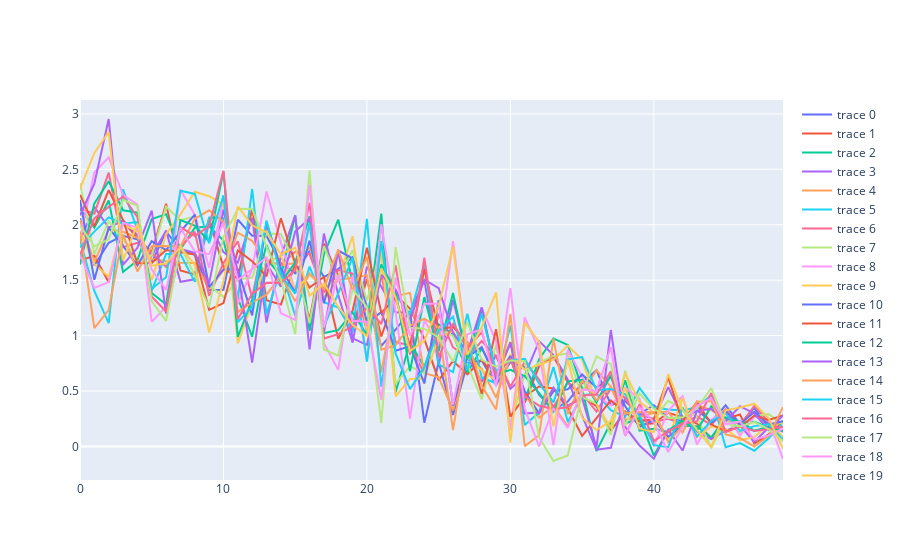

Source (notebook cell):
### Code cell
fig = go.Figure()
for row in scaler.inverse_transform(model.generator(np.random.randn(20, model.latent_dim)).numpy()):
    fig.add_scatter(y=row)
fig
